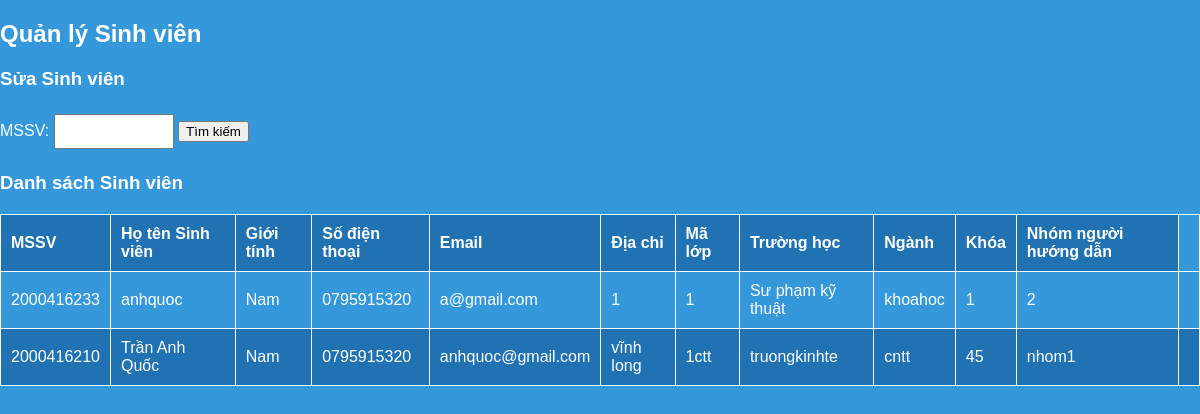
Screenshot of /suasv.php with the database file from the repository.
### tables this page shows
CREATE TABLE `sinhvien` (
  `mssv` varchar(100) NOT NULL,
  `hotensinhvien` varchar(100) NOT NULL,
  `gioitinh` varchar(100) NOT NULL,
  `sdt` varchar(11) NOT NULL,
  `gmail` varchar(100) NOT NULL,
  `diachi` varchar(100) NOT NULL,
  `malop` varchar(100) NOT NULL,
  `truonghoc` varchar(100) NOT NULL,
  `nganh` varchar(100) NOT NULL,
  `khoa` varchar(100) NOT NULL,
  `nhomnguoihuongdan` varchar(100) NOT NULL,
  `id` int(100) NOT NULL
);

### suasv.php (the view, shortened to what this page needs)
<?php
$mysqli = new mysqli('localhost', 'root', '', 'quanlysvtt');
?>
<!DOCTYPE html>
<html lang="en">
<head>
</head>
<body>
    <h2>Quản lý Sinh viên</h2>
    <form method="POST">
        <h3>Sửa Sinh viên</h3>
        <label>MSSV:</label>
        <input type="text" name="mssv_to_edit" required>
        <button type="submit" name="edit">Tìm kiếm</button>
    </form>
    <h3>Danh sách Sinh viên</h3>
    <table border="1">
        <tr>
            <th>MSSV</th>
            <th>Họ tên Sinh viên</th>
            <th>Giới tính</th>
            <th>Số điện thoại</th>
            <th>Email</th>
            <th>Địa chỉ</th>
            <th>Mã lớp</th>
            <th>Trường học</th>
            <th>Ngành</th>
            <th>Khóa</th>
            <th>Nhóm người hướng dẫn</th>
        </tr>
        <?php
        $result = $mysqli->query("SELECT * FROM sinhvien");
        while ($row = $result->fetch_assoc()) {
            echo "<tr>";
            echo "<td>{$row['mssv']}</td>";
            echo "<td>{$row['hotensinhvien']}</td>";
            echo "<td>{$row['gioitinh']}</td>";
            echo "<td>{$row['sdt']}</td>";
            echo "<td>{$row['gmail']}</td>";
            echo "<td>{$row['diachi']}</td>";
            echo "<td>{$row['malop']}</td>";
            echo "<td>{$row['truonghoc']}</td>";
            echo "<td>{$row['nganh']}</td>";
            echo "<td>{$row['khoa']}</td>";
            echo "<td>{$row['nhomnguoihuongdan']}</td>";
            echo "<td>
                    <form method='POST'>
                        <input type='hidden' name='delete_id' value='{$row['id']}'>
                    </form>
                  </td>";
            echo "</tr>";
        }
        ?>
    </table>
</body>
</html>

### suasv.php (style rules this page uses)
body { background-color: #3498db; color: #ffffff; font-family: Arial, sans-serif; margin: 0; padding: 0; }
table { width: 100%; border-collapse: collapse; margin-top: 20px; }
table, th, td { border: 1px solid #ffffff; }
th, td { padding: 10px; text-align: left; }
th { background-color: #2072b3; }
tr:nth-child(even) { background-color: #3498db; }
tr:nth-child(odd) { background-color: #2072b3; }
form { margin-top: 20px; }
h2 { color: #ffffff; }
input[type="text"], input[type="password"], input[type="email"], select { width: 10%; padding: 8px; margin: 5px 0; box-sizing: border-box; }

### rows the page displays
sinhvien: mssv "2000416233", hotensinhvien "anhquoc", gioitinh "Nam", sdt "0795915320", gmail "a@gmail.com", diachi "1", malop "1", truonghoc "Sư phạm kỹ thuật", nganh "khoahoc", khoa "1", nhomnguoihuongdan "2"
sinhvien: mssv "2000416210", hotensinhvien "Trần Anh Quốc", gioitinh "Nam", sdt "0795915320", gmail "anhquoc@gmail.com", diachi "vĩnh long", malop "1ctt", truonghoc "truongkinhte", nganh "cntt", khoa "45", nhomnguoihuongdan "nhom1"
